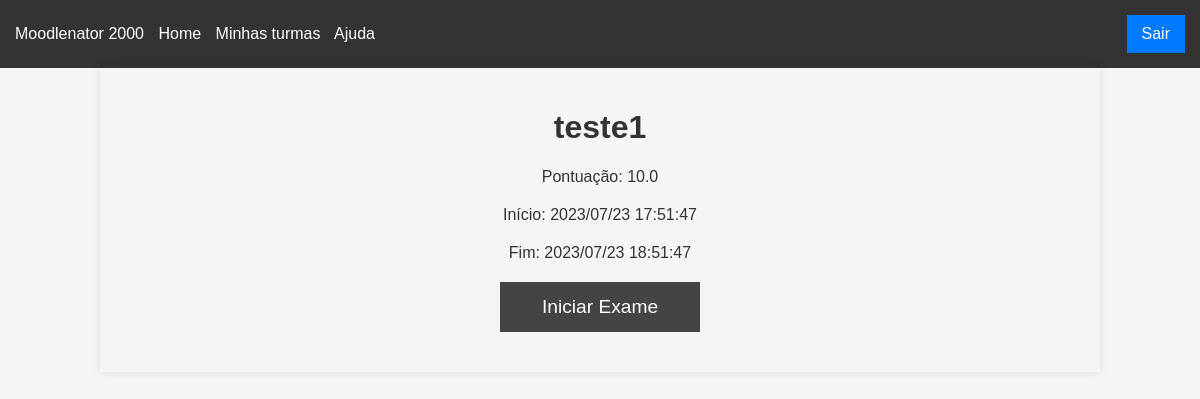
The page /exam/1 (signed in) on the database as committed earlier.
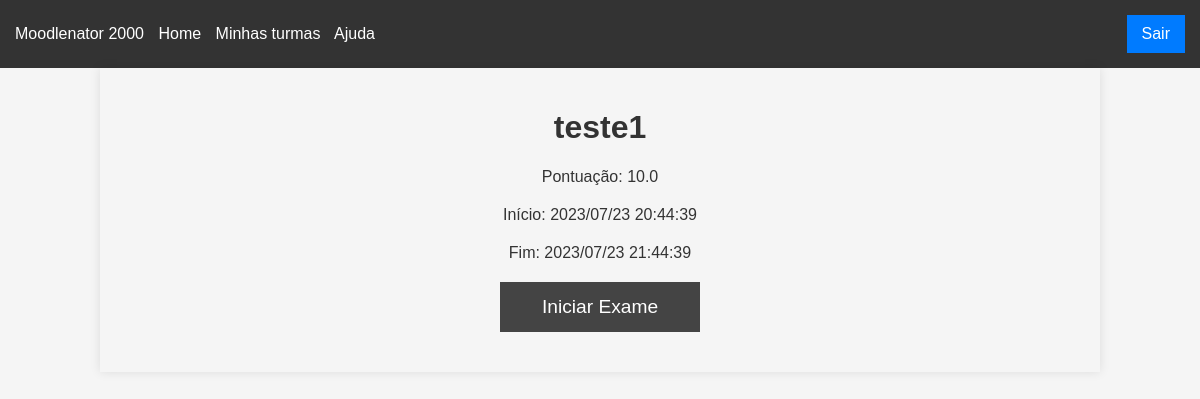
The same page on the database as committed later.
### app/models/exame.py (models this page shows)
class Exame(db.Model):
    __tablename__ = "exame"
    id = Column(Integer, primary_key=True, autoincrement=True)
    nome = Column(String(50), nullable=False)
    professor = Column(Integer, nullable=False) # todo
    nota = Column(Float, nullable=False)
    data_abertura = Column(DATETIME, nullable=False)
    data_fechamento = Column(DATETIME, nullable=False)
    duracao = Column(Integer, nullable=True)
    questoes = db.relationship("Questao", secondary="questao_exame", back_populates="exames") # many to many
    def get_id(self):
        return str(self.id)
    def get_name(self):
        return self.nome

### app/controllers/exames.py (the view)
@bp.route('/exam/<int:id>', methods=['GET'])
@login_required
def detalhes_exame(id):
    exam = Exame.query.get(id)
    if exam is None:
        abort(404, description="Exame não encontrado")
    return render_template('detalhesExame.html', exam=exam)

### app/app.py (called while the page is built)
def create_app():
    app = Flask(__name__)
    basedir = os.path.abspath(os.path.dirname(__file__))
    db_path = os.path.join(basedir, '..', 'saas.db')
    login_manager.init_app(app)
    app.config["SECRET_KEY"] = "secret"
    app.config["SQLALCHEMY_DATABASE_URI"] = f"sqlite:///{db_path}"
    db.init_app(app)
    with app.app_context():
        from .models.user import User
        from .models.exame import Exame
        from .models.questao import Questao
        db.create_all()
    bootstrap.init_app(app)
    @app.context_processor
    def inject_bootstrap():
        return {'bootstrap': bootstrap}
    from .auth import blueprints
    app.register_blueprint(blueprints()[0])
    from .controllers import blueprints
    for bp in blueprints():
        app.register_blueprint(bp)
    from .cli_cmds import seed_cli
    app.cli.add_command(seed_cli)
    return app

@login_manager.user_loader
def load_user(user_id):
    from .models.user import User
    return User.query.get(user_id)

### app/models/user.py (called while the page is built)
    @property
    def is_authenticated(self):
        return True

### app/templates/detalhesExame.html (shortened to what this page needs)
{% extends "base.html" %}
{% block content %}
    <div class="exam-detail-container">
        <h1 class="exam-detail-title">{{ exam.get_name() }}</h1>
        <p class="exam-detail-text">Pontuação: {{ exam.nota }}</p>
        <p class="exam-detail-text">Início: {{ exam.data_abertura.strftime("%Y/%m/%d %H:%M:%S") }}</p>
        <p class="exam-detail-text">Fim: {{ exam.data_fechamento.strftime("%Y/%m/%d %H:%M:%S") }}</p>
        <a href="{{ url_for('exames.comeca_exame', id=exam.get_id(), question_index=0) }}" class="exam-start-button" onclick="submitCurrentTime()">
            Iniciar Exame
        </a>
    </div>
{% endblock %}

Rows that differ between the two databases and show on the page:
changed Exame "teste1": data_abertura "2023/07/23 17:51:47" → "2023/07/23 20:44:39"; data_fechamento "2023/07/23 18:51:47" → "2023/07/23 21:44:39"
